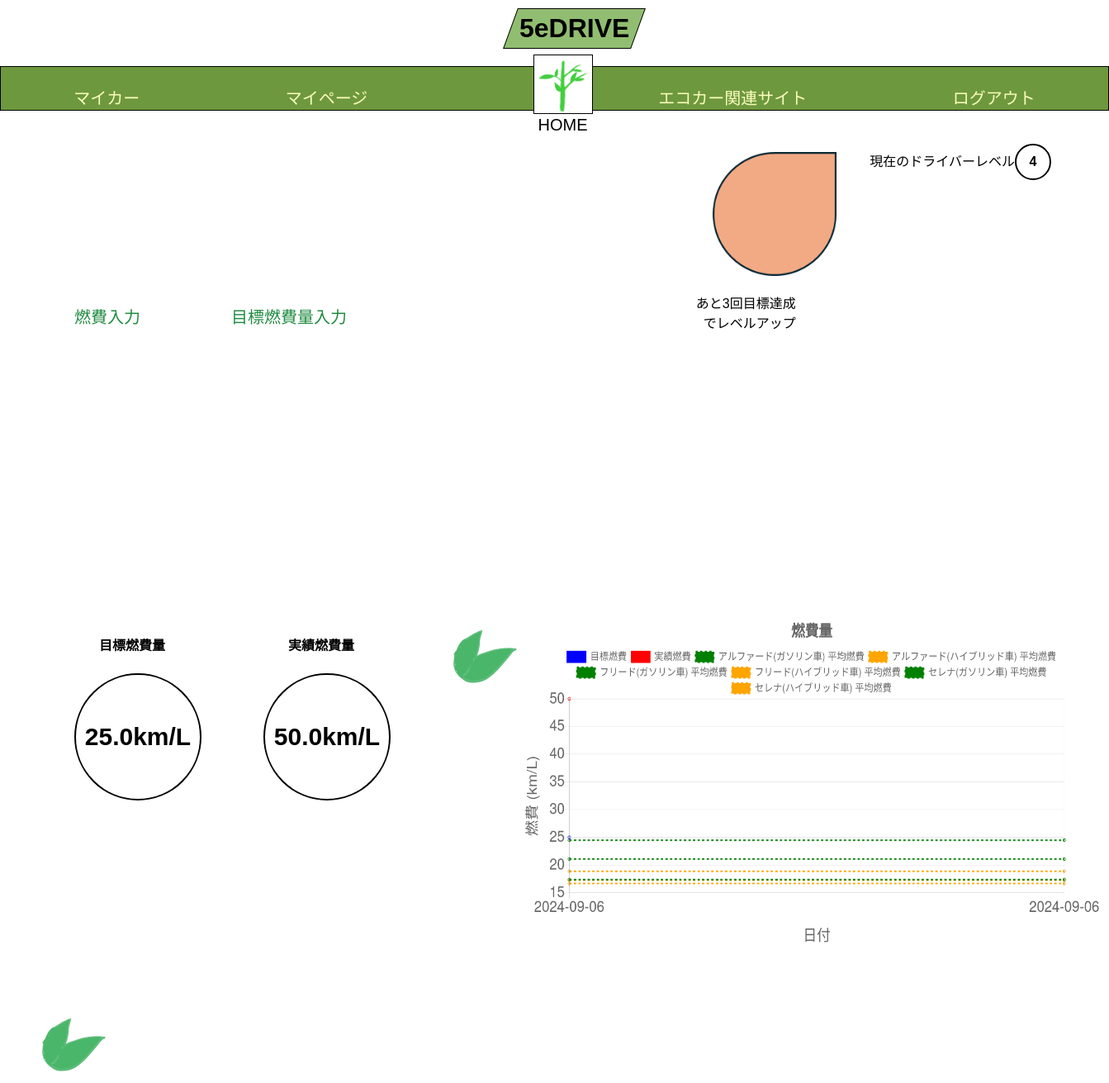
/Edrive/home/ (signed in), run on an earlier commit of the app's database.
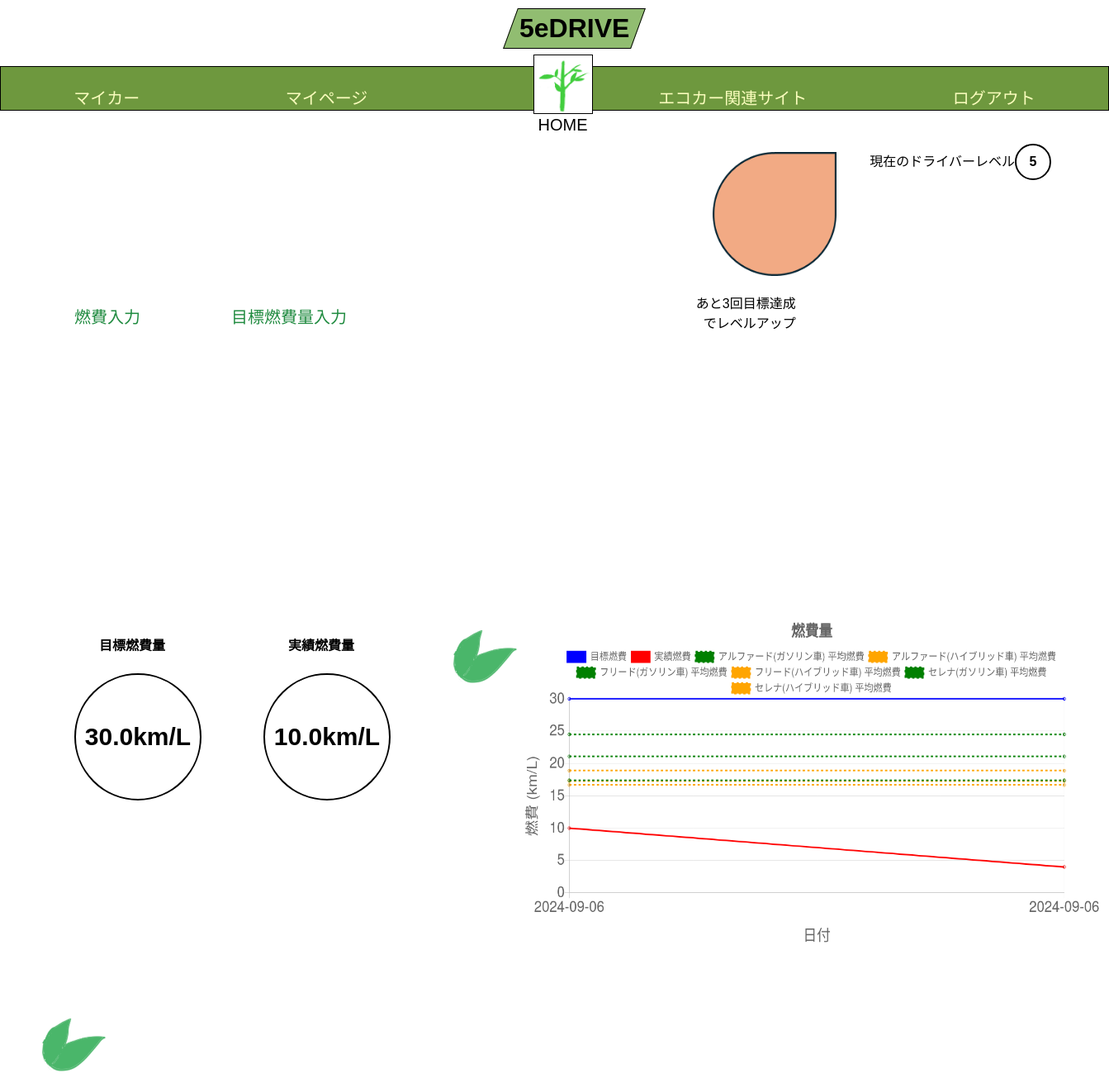
And on a later commit of the database.
### Edrive/models.py (models this page shows, shortened)
class BaseModel(models.Model):
    created_at = models.DateTimeField(auto_now_add=True)
    updated_at = models.DateTimeField(auto_now=True)
    class Meta:
        abstract = True

class User(AbstractBaseUser, PermissionsMixin, BaseModel):
    name = models.CharField(max_length=1000, default='default_name')
    user_name = models.CharField(max_length=50)
    password = models.CharField(max_length=200)
    licence_expiry_on = models.DateField(null=True)
    driver_level = models.IntegerField(default=1)
    target_achievement_count = models.IntegerField(default=0)
    email = models.EmailField(max_length=255, unique=True)
    is_active = models.BooleanField(default=True)
    is_staff = models.BooleanField(default=False)
    groups = models.ManyToManyField(
        'auth.Group',
        related_name='edrive_user_set',  # 追加
        blank=True,
        help_text='The groups this user belongs to.',
        verbose_name='groups'
    )
    user_permissions = models.ManyToManyField(
        'auth.Permission',
        related_name='edrive_user_set',  # 追加
        blank=True,
        help_text='Specific permissions for this user.',
        verbose_name='user permissions'
    )
    USERNAME_FIELD = 'email'
    REQUIRED_FIELDS = ['user_name']
    objects = UserManager()

class MyCar(BaseModel):
    name = models.CharField(max_length=1000, default='default_name')
    user = models.ForeignKey(User, related_name='mycars', on_delete=models.CASCADE)
    car_model = models.ForeignKey(CarModel, on_delete=models.CASCADE,null=True)
    purchase_on = models.DateField(null=True)
    next_oil_change_on = models.DateField(null=True)
    next_inspection_on = models.DateField(null=True)
    target_fuel_efficiency = models.FloatField(null=True, blank=True)
    class Meta:
        db_table = 'my_cars'

class FuelRecord(models.Model):
    my_car = models.ForeignKey(MyCar, on_delete=models.CASCADE, default=1)
    distance = models.FloatField(verbose_name="走行距離 (km)")
    fuel_amount = models.FloatField(verbose_name="給油量 (L)")
    fuel_efficiency = models.FloatField(verbose_name="燃費 (km/L)", blank=True, null=True, editable=False)
    date = models.DateField(verbose_name="日付", default=timezone.now)
    created_at = models.DateTimeField(auto_now_add=True, null=True)  # auto_now_add=True を削除
    updated_at = models.DateTimeField(auto_now=True,null=True)
    class Meta:
        db_table = 'fuel_records'

### Edrive/views.py (the view)
# urls.py: path('home/',HomeView.as_view(), name = 'home'),
class HomeView(LoginRequiredMixin,View):
    template_name = 'home.html'
    def get(self, request, *args, **kwargs):
        user = request.user
        try:
            user_instance = User.objects.get(email=user.email)
        except User.DoesNotExist:
            user_instance = None
        if user_instance is None:
            return render(request, self.template_name)
        my_cars = MyCar.objects.filter(user=user_instance)if MyCar.objects.filter(user=user_instance).exists() else []
        fuel_records = FuelRecord.objects.filter(my_car__user=user_instance, fuel_efficiency__isnull=False).order_by('date')
        latest_fuel_record = fuel_records.last() if fuel_records.exists() else None
        remaining_targets = 5 - user_instance.target_achievement_count
        target_efficiency_data = []
        achieved_efficiency_data = []
        dates = []
        average_fuel_efficiencies = []
        for record in fuel_records:
            target_efficiency_data.append(record.my_car.target_fuel_efficiency)
            achieved_efficiency_data.append(record.fuel_efficiency)
            dates.append(record.date.strftime('%Y-%m-%d'))
        car_groups = []
        for my_car in my_cars:
            car_group = my_car.car_model.car_group
            car_groups.append(car_group)
        car_groups = set(car_groups)
        average_fuel_efficiencies = []
        for group in car_groups:
            car_models_in_group = CarModel.objects.filter(car_group=group)
            for car_model in car_models_in_group:
                average_fuel_efficiencies.append({
                    'car_model_name': car_model.car_model_name,
                    'average_fuel_efficiency': car_model.average_fuel_efficiency,
                    'engine_type': car_model.engine_type,  # car_typeを追加
                    'car_group': car_model.car_group,  # car_groupも追加
                })
        available_fonts = fm.findSystemFonts(fontpaths=None, fontext='ttf')
        font_names = [fm.FontProperties(fname=font).get_name() for font in available_fonts]
        plt.switch_backend('Agg')  # バックエンドを変更
        fig, ax = plt.subplots()
        ax.plot( dates,target_efficiency_data,color='blue', label='目標燃費')
        ax.plot(dates, achieved_efficiency_data, color='red',label='実績燃費')
        for group_data in average_fuel_efficiencies:
            ax.axhline(y=group_data['average_fuel_efficiency'], color='green', linestyle='--', label=f'{group_data["car_model_name"]} 平均燃費')
        buf = io.BytesIO()
        plt.savefig(buf, format='png')
        buf.seek(0)
        graph_url = base64.b64encode(buf.getvalue()).decode('utf-8')
        buf.close()
        context = {
            'user': user_instance,
            'my_cars': my_cars,
            'fuel_records': fuel_records,
            'target_achievement_count': user_instance.target_achievement_count,
            'remaining_targets': remaining_targets,
            'target_efficiency_data': json.dumps(target_efficiency_data),
            'achieved_efficiency_data': json.dumps(achieved_efficiency_data),
            'average_fuel_efficiencies':json.dumps(average_fuel_efficiencies),
            'graph_url': graph_url,
            'latest_fuel_record': latest_fuel_record,
            'dates': json.dumps(dates),
        }
        return render(request, self.template_name, context)

### templates/home.html (shortened to what this page needs)
{% load static %}
<!DOCTYPE html>
<html lang="ja">
   <head>
      <link rel="stylesheet" href="{% static 'css/style.css' %}">
   </head>
   <body>
       <div class="parallelogram">
        <h1>5eDRIVE</h1>
        </div>
        <header class="header-container">
      <nav class="navbar navbar-expand-lg navbar-light bg-light">
        <a class="navbar-brand" href="{% url 'Edrive:my_car' user.pk %}">マイカー</a>
        <a class="navbar-brand" href="{% url 'Edrive:mypage' user.pk %}">マイページ</a>
        <div class="logo">
        <a href="{% url 'Edrive:home' %}" class="home-link">
             <img src = "{% get_media_prefix %}shinryoku.png"  alt = "ホーム">
             <p>HOME</p>
        </a>
        </div>
        <a class="navbar-brand" href="{% url 'Edrive:eco_car_site' %}">エコカー関連サイト</a>
        <a class="navbar-brand" href="{% url 'Edrive:logout' %}">ログアウト</a>
      </nav>
      </header>
    <div class="achievement-info">
    <div class="shape"><img src = "{% get_media_prefix %}driver.png"  alt = "しずく">
    <p class="achievement-text">あと{{ remaining_targets }}回目標達成<br>でレベルアップ</p>
    </div>
    <p>現在のドライバーレベル<span class="current-level">{{ user.driver_level }}</span></p>
    </div>
    <div class="nav-links">
    <a class="navbar-brand" href="{% url 'Edrive:records' user.pk %}">燃費入力</a>
    <a class="navbar-brand" href="{% url 'Edrive:target_fuelefficiency' user.pk %}">目標燃費量入力</a>
    </div>
    <div class="achievement-container">
        <div class="target-achievement">
            <h4>目標燃費量</h4>
    {% for my_car in my_cars %}
       {% if my_car.target_fuel_efficiency %}
         <div class="value">{{ my_car.target_fuel_efficiency }}km/L</div>
         {% endif %}
    {% endfor %}
    </div>
        <div class="actual-achievement">
            <h4>実績燃費量</h4>
       {% if latest_fuel_record %}
        <div class="value">{{ latest_fuel_record.fuel_efficiency }}km/L</div>
       {% else %}
        <div class="value">None</div>
       {% endif %}
         </div>
   <div class="you">
   <img src = "{% get_media_prefix %}you.png"  alt = "葉">
   </div>
   <canvas id="fuelEfficiencyChart" ></canvas>
   </div>
   <div class="you">
   <img src = "{% get_media_prefix %}you.png"  alt = "葉">
   </div>
</body>
</html>

### static/css/style.css (style rules this page uses)
body { font-family: Arial, sans-serif; margin: 0; padding: 0; }
.header-container { text-align: center; background-color: #6e983e; padding: 1px 0; margin-top: 80px; position: relative; border:1px solid black; height:auto; }
.header-container a.navbar-brand { color: #fafdbd; text-decoration: none; font-weight: 400; padding: 0.5px; justify-content: space-around; }
.logo img { width:70px; height: 70px; border: 1px solid black; }
.navbar-brand { font-size: 20px; color: #fafdbd; display: flex; margin: 0; }
h1 { display: flex; align-items: center; justify-content: center; margin: 20px 0; }
.navbar { display: flex; justify-content: space-around; align-items: center; padding: 0; margin: 10px 0 0 0; }
.logo .home-link { display: flex; flex-direction: column; align-items: center; position: absolute; text-decoration: none; margin: 0 10px; top: -15px; left: 50%; transform: translateX(-50%); width: 80px; height: 80px; }
.logo p { margin: 2px 0 100px 0; font-size: 20px; color: #000000; font-weight:400; }
.navbar-brand { display: flex; text-align: center; margin-top: 10px; }
.achievement-container { display: flex; text-align: center; margin: 20px 20px; gap:5px; }
.target-achievement, .actual-achievement { margin-bottom: 20px; }
.target-achievement h4, .actual-achievement h4 { margin-bottom: 50px; margin-left: 80px; text-align: left; }
.value { font-size: 30px; font-weight: bold; position: relative; display: inline-block; margin-top: 50px; margin-left: 50px; margin-bottom: 30px; line-height: 150px; width: 150px ; height: 150px ; border-radius: 50%; border: 2px solid black; transform: translateY(-50%); }
.nav-links { display: flex; justify-content:left; margin-top:5px; }
.nav-links .navbar-brand { padding: 10px 20px; color: #208b40; font-size: 20px; text-align: left; text-decoration: none; margin-bottom: 300px; display: block; border-radius: 5px; margin-left: 70px; margin-top: 0; }
.achievement-info { display: flex; flex-direction: row; justify-content: flex-end; margin-bottom: 20px; position: relative; }
.achievement-info p { margin-left: 40px; margin-right: 70px; margin-top: 40px; }
.current-level { display: inline-block; width: 20px; height:20px; padding: 10px 10px; border-radius: 50%; font-weight: bold; border: 2px solid black; text-align: center; line-height: 20px; }
.parallelogram { display: inline-block; transform: skew(-20deg); background-color: #91bd71; padding: 5px 10px; margin-top: 10px ; margin-bottom: 30px ; margin-right: 30px; border: 1px solid black; text-align: center; position: absolute; top: 0; left: 46%; }
.parallelogram h1 { margin: 0; transform: skew(20deg); text-align: center; }
.achievement-container { display: flex; justify-content: space-between; align-items: flex-start; margin-top: 20px; margin-bottom: 50px; padding: 20px; }
.target-achievement, .actual-achievement { flex: 1; margin-right: 20px; }
.you img { width:90px; height: 90px; margin-left: 40px; margin-top: 0; }
.shape img { width:150px; height: 150px; margin-top: 50px; }
.achievement-text { position: absolute; margin-top: 40%; margin-left: 71%; transform: translate(-50%, -50%); color: black; font-size: 16px; text-align: right; }
#fuelEfficiencyChart { width: 700px !important; height: 400px !important; }

What changed in the data, as far as the page shows it:
removed FuelRecord: fuel_efficiency "50.0"
changed User: driver_level "4" → "5"
changed MyCar: target_fuel_efficiency "25.0" → "30.0"
added FuelRecord: fuel_efficiency "10.0"
Also different on the page:
chart data {{ target_efficiency_data|escapejs }}: [25.0] → [30.0, 30.0]
chart data {{ achieved_efficiency_data|escapejs }}: [50.0] → [10.0, 4.0]
